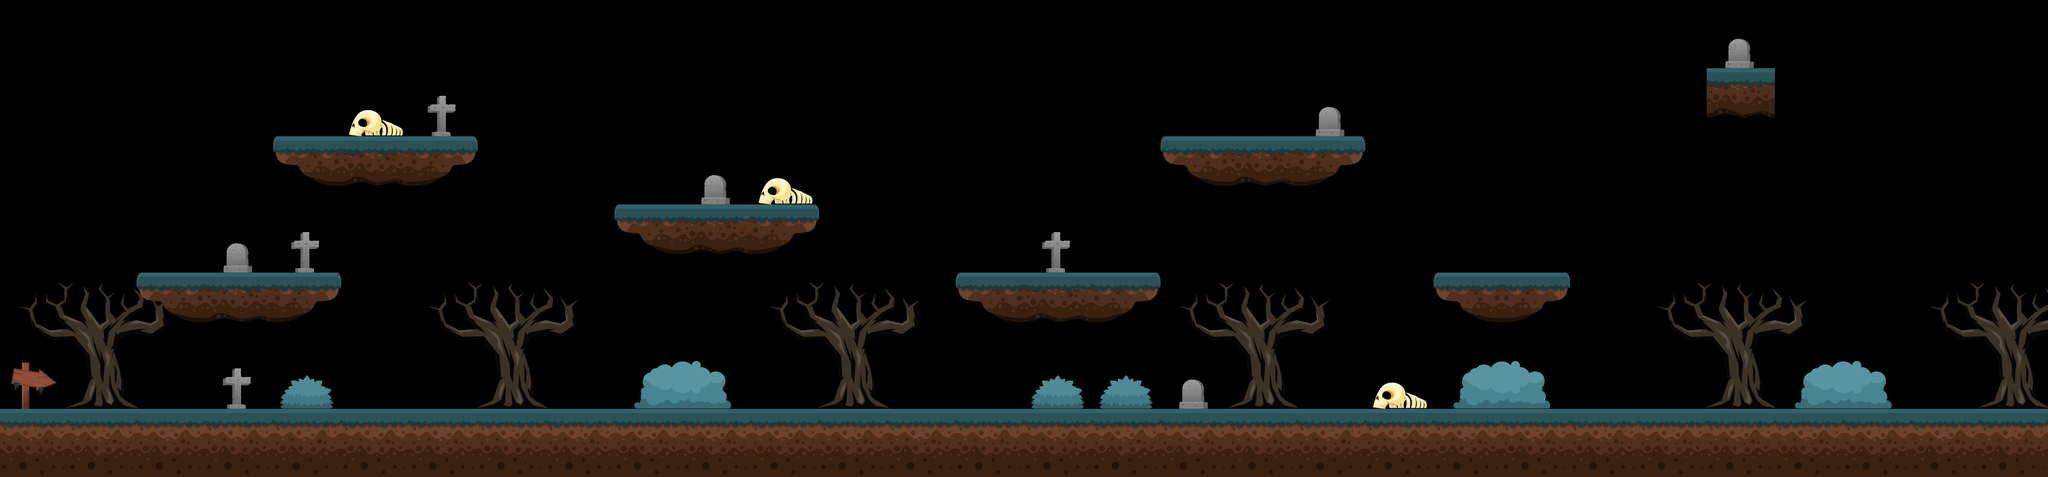

A level layout from a 2D game, rendered from its tile map. Below: a short description, then the map file with its tile-grid data intact:
An orthogonal 30x7 tile map with 128x128 px tiles, 3 tile layers (midgroundLayer, collisionLayer, decorationLayer) and 8 objects (7x heart, player).

<map version="1.4" tiledversion="1.4.3" orientation="orthogonal" renderorder="right-down" width="30" height="7" tilewidth="128" tileheight="128" infinite="0" nextlayerid="5" nextobjectid="18">
 <editorsettings>
  <export target="graveyard-level1.json" format="json" />
 </editorsettings>
 <tileset firstgid="1" name="graveyard-tiles" tilewidth="128" tileheight="128" tilecount="40" columns="10">
  <image source="graveyard-tiles.png" width="1280" height="512" />
 </tileset>
 <layer id="2" name="midgroundLayer" width="30" height="7" locked="1">
  <data encoding="csv">
0,0,0,0,0,0,0,0,0,0,0,0,0,0,0,0,0,0,0,0,0,0,0,0,0,0,0,0,0,0,
0,0,0,0,0,0,0,0,0,0,0,0,0,0,0,0,0,0,0,0,0,0,0,0,0,0,0,0,0,0,
0,0,0,0,0,0,0,0,0,0,0,0,0,0,0,0,0,0,0,0,0,0,0,0,0,0,0,0,0,0,
0,0,0,0,0,0,0,0,0,0,0,0,0,0,0,0,0,0,0,0,0,0,0,0,0,0,0,0,0,0,
27,28,29,0,0,0,27,28,29,0,0,27,28,29,0,0,0,27,28,29,0,0,0,0,27,28,29,0,27,28,
37,38,39,0,20,0,37,38,39,18,19,37,38,39,0,20,20,37,38,0,0,18,19,0,37,38,18,19,37,38,
0,0,0,0,0,0,0,0,0,0,0,0,0,0,0,0,0,0,0,0,0,0,0,0,0,0,0,0,0,0
</data>
 </layer>
 <layer id="1" name="collisionLayer" width="30" height="7" locked="1">
  <data encoding="csv">
0,0,0,0,0,0,0,0,0,0,0,0,0,0,0,0,0,0,0,0,0,0,0,0,0,0,0,0,0,0,
0,0,0,0,0,0,0,0,0,0,0,0,0,0,0,0,0,0,0,0,0,0,0,0,0,15,0,0,0,0,
0,0,0,0,14,15,16,0,0,0,0,0,0,0,0,0,0,14,15,16,0,0,0,0,0,0,0,0,0,0,
0,0,0,0,0,0,0,0,0,14,15,16,0,0,0,0,0,0,0,0,0,0,0,0,0,0,0,0,0,0,
0,0,14,15,16,0,0,0,0,0,0,0,0,0,14,15,16,0,0,0,0,14,16,0,0,0,0,0,0,0,
0,0,0,0,0,0,0,0,0,0,0,0,0,0,0,0,0,0,0,0,0,0,0,0,0,0,0,0,0,0,
2,2,2,2,2,2,2,2,2,2,2,2,2,2,2,2,2,2,2,2,2,2,2,2,2,2,2,2,2,2
</data>
 </layer>
 <layer id="3" name="decorationLayer" width="30" height="7" locked="1">
  <data encoding="csv">
0,0,0,0,0,0,0,0,0,0,0,0,0,0,0,0,0,0,0,0,0,0,0,0,0,25,0,0,0,0,
0,0,0,0,0,24,26,0,0,0,0,0,0,0,0,0,0,0,0,25,0,0,0,0,0,0,0,0,0,0,
0,0,0,0,0,0,0,0,0,0,25,24,0,0,0,0,0,0,0,0,0,0,0,0,0,0,0,0,0,0,
0,0,0,25,26,0,0,0,0,0,0,0,0,0,0,26,0,0,0,0,0,0,0,0,0,0,0,0,0,0,
0,0,0,0,0,0,0,0,0,0,0,0,0,0,0,0,0,0,0,0,0,0,0,0,0,0,0,0,0,0,
17,0,0,26,0,0,0,0,0,0,0,0,0,0,0,0,0,25,0,0,24,0,0,0,0,0,0,0,0,0,
0,0,0,0,0,0,0,0,0,0,0,0,0,0,0,0,0,0,0,0,0,0,0,0,0,0,0,0,0,0
</data>
 </layer>
 <objectgroup id="4" name="objectLayer">
  <object id="1" name="playerSpawn" type="player" x="109.49" y="628.554">
   <point />
  </object>
  <object id="11" name="heart" type="heart" x="352" y="478">
   <point />
  </object>
  <object id="12" name="heart" type="heart" x="1276" y="356">
   <point />
  </object>
  <object id="13" name="heart" type="heart" x="744" y="220">
   <point />
  </object>
  <object id="14" name="heart" type="heart" x="1110" y="738">
   <point />
  </object>
  <object id="15" name="heart" type="heart" x="2156" y="490">
   <point />
  </object>
  <object id="16" name="heart" type="heart" x="2820" y="472">
   <point />
  </object>
  <object id="17" name="heart" type="heart" x="3710" y="732">
   <point />
  </object>
 </objectgroup>
</map>
